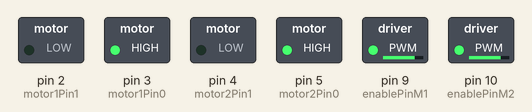
Simulated run of this sketch. Board: Arduino Uno, built with avr-gcc and run on an emulated ATmega328P. Shown: switched loads named in the sketch (green lamp = pin HIGH).

Above: at 0.05 s.
At 1.95 s:
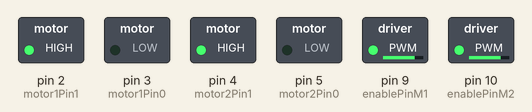
Timing chart, 0 to 3.0 s (numbered marks = the images above):
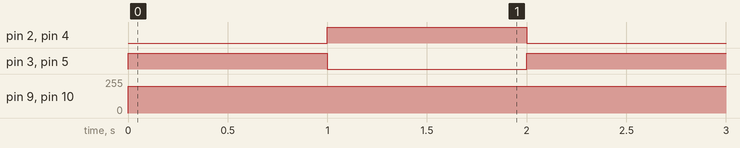

Measured:
- by itself, pin 2 (motor1Pin1), pin 3 (motor1Pin0), pin 4 (motor2Pin1), pin 5 (motor2Pin0): alternates HIGH for 1.0 s and LOW for 1.0 s
- by itself, pin 9 (enablePinM1), pin 10 (enablePinM2): 0/255 → 200/255 at 0.00 s

The sketch:

DCMotorTest2.ino
```cpp
int motor1Pin1 = 2;    // H-bridge leg 1 (pin 2, 1A)
int motor1Pin0 = 3;    // H-bridge leg 1 (pin 2, 1A)
int motor2Pin1 = 4;
int motor2Pin0 = 5;
int enablePinM1 = 9;    // H-bridge enable pin
int enablePinM2 = 10;    // H-bridge enable pin

void setup() {

    pinMode(motor1Pin1, OUTPUT);
    pinMode(motor1Pin0, OUTPUT);
    pinMode(motor2Pin1, OUTPUT);
    pinMode(motor2Pin0, OUTPUT);
    pinMode(enablePinM1, OUTPUT);
    pinMode(enablePinM2, OUTPUT);

 }

void loop() {
  analogWrite(enablePinM2, 200);
  digitalWrite(motor1Pin1, LOW);   // set leg 1 of the H-bridge low
  digitalWrite(motor1Pin0, HIGH);  // set leg 2 of the H-bridge high
  analogWrite(enablePinM1, 200);
  digitalWrite(motor2Pin1, LOW);   // set leg 1 of the H-bridge low
  digitalWrite(motor2Pin0, HIGH);  // set leg 2 of the H-bridge high
  delay(1000);
  digitalWrite(motor1Pin1, HIGH);  // set leg 1 of the H-bridge high
  digitalWrite(motor1Pin0, LOW);   // set leg 2 of the H-bridge low
  digitalWrite(motor2Pin1, HIGH);   // set leg 1 of the H-bridge low
  digitalWrite(motor2Pin0, LOW);  // set leg 2 of the H-bridge high
  delay(1000);

  }
```
